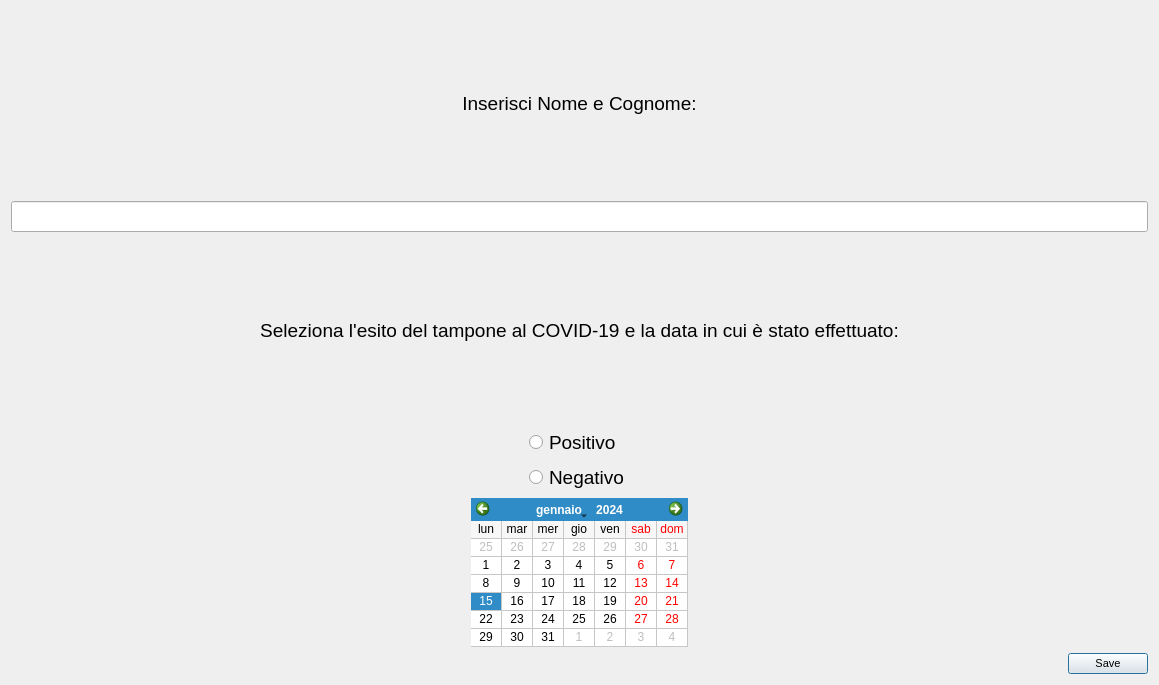
<?xml version="1.0" encoding="UTF-8"?>
<ui version="4.0">
 <class>Inserisci</class>
 <widget class="QDialog" name="Inserisci">
  <property name="geometry">
   <rect>
    <x>0</x>
    <y>0</y>
    <width>1159</width>
    <height>685</height>
   </rect>
  </property>
  <property name="sizePolicy">
   <sizepolicy hsizetype="Fixed" vsizetype="Fixed">
    <horstretch>0</horstretch>
    <verstretch>0</verstretch>
   </sizepolicy>
  </property>
  <property name="baseSize">
   <size>
    <width>0</width>
    <height>0</height>
   </size>
  </property>
  <property name="windowTitle">
   <string>Dialog</string>
  </property>
  <layout class="QVBoxLayout" name="verticalLayout">
   <item>
    <widget class="QLabel" name="label">
     <property name="sizePolicy">
      <sizepolicy hsizetype="Preferred" vsizetype="Preferred">
       <horstretch>0</horstretch>
       <verstretch>0</verstretch>
      </sizepolicy>
     </property>
     <property name="font">
      <font>
       <pointsize>14</pointsize>
      </font>
     </property>
     <property name="text">
      <string>Inserisci Nome e Cognome:</string>
     </property>
     <property name="alignment">
      <set>Qt::AlignCenter</set>
     </property>
    </widget>
   </item>
   <item>
    <widget class="QLineEdit" name="nome_e_cognome">
     <property name="sizePolicy">
      <sizepolicy hsizetype="Preferred" vsizetype="Fixed">
       <horstretch>0</horstretch>
       <verstretch>0</verstretch>
      </sizepolicy>
     </property>
     <property name="font">
      <font>
       <pointsize>14</pointsize>
      </font>
     </property>
    </widget>
   </item>
   <item>
    <widget class="QLabel" name="label_2">
     <property name="font">
      <font>
       <pointsize>14</pointsize>
      </font>
     </property>
     <property name="text">
      <string>Seleziona l'esito del tampone al COVID-19 e la data in cui è stato effettuato:</string>
     </property>
     <property name="alignment">
      <set>Qt::AlignCenter</set>
     </property>
    </widget>
   </item>
   <item>
    <layout class="QGridLayout" name="gridLayout_2">
     <item row="1" column="0">
      <widget class="QRadioButton" name="radio_negativo">
       <property name="sizePolicy">
        <sizepolicy hsizetype="Fixed" vsizetype="Fixed">
         <horstretch>0</horstretch>
         <verstretch>0</verstretch>
        </sizepolicy>
       </property>
       <property name="font">
        <font>
         <pointsize>14</pointsize>
        </font>
       </property>
       <property name="text">
        <string>Negativo</string>
       </property>
      </widget>
     </item>
     <item row="0" column="0">
      <widget class="QRadioButton" name="radio_positivo">
       <property name="sizePolicy">
        <sizepolicy hsizetype="Fixed" vsizetype="Fixed">
         <horstretch>0</horstretch>
         <verstretch>0</verstretch>
        </sizepolicy>
       </property>
       <property name="font">
        <font>
         <pointsize>14</pointsize>
        </font>
       </property>
       <property name="layoutDirection">
        <enum>Qt::LeftToRight</enum>
       </property>
       <property name="text">
        <string>Positivo</string>
       </property>
      </widget>
     </item>
    </layout>
   </item>
   <item>
    <layout class="QGridLayout" name="gridLayout">
     <item row="0" column="0">
      <widget class="QCalendarWidget" name="calendar">
       <property name="sizePolicy">
        <sizepolicy hsizetype="Fixed" vsizetype="Fixed">
         <horstretch>0</horstretch>
         <verstretch>0</verstretch>
        </sizepolicy>
       </property>
       <property name="focusPolicy">
        <enum>Qt::StrongFocus</enum>
       </property>
       <property name="layoutDirection">
        <enum>Qt::LeftToRight</enum>
       </property>
       <property name="locale">
        <locale language="Italian" country="Italy"/>
       </property>
       <property name="minimumDate">
        <date>
         <year>2020</year>
         <month>1</month>
         <day>1</day>
        </date>
       </property>
       <property name="firstDayOfWeek">
        <enum>Qt::Monday</enum>
       </property>
       <property name="gridVisible">
        <bool>true</bool>
       </property>
       <property name="verticalHeaderFormat">
        <enum>QCalendarWidget::NoVerticalHeader</enum>
       </property>
      </widget>
     </item>
    </layout>
   </item>
   <item>
    <widget class="QDialogButtonBox" name="save_button">
     <property name="enabled">
      <bool>true</bool>
     </property>
     <property name="sizePolicy">
      <sizepolicy hsizetype="Fixed" vsizetype="Fixed">
       <horstretch>0</horstretch>
       <verstretch>0</verstretch>
      </sizepolicy>
     </property>
     <property name="font">
      <font>
       <pointsize>8</pointsize>
      </font>
     </property>
     <property name="mouseTracking">
      <bool>false</bool>
     </property>
     <property name="focusPolicy">
      <enum>Qt::NoFocus</enum>
     </property>
     <property name="layoutDirection">
      <enum>Qt::RightToLeft</enum>
     </property>
     <property name="orientation">
      <enum>Qt::Horizontal</enum>
     </property>
     <property name="standardButtons">
      <set>QDialogButtonBox::Save</set>
     </property>
     <property name="centerButtons">
      <bool>false</bool>
     </property>
    </widget>
   </item>
  </layout>
 </widget>
 <resources/>
 <connections/>
</ui>
